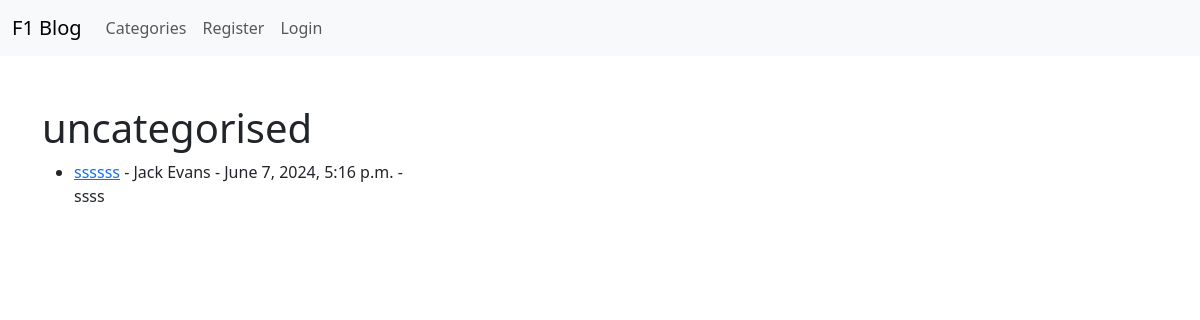
/category/6/, run on the app's committed database.
### blog/models.py (models this page shows, shortened)
class Category(models.Model):
    name = models.CharField(max_length=255, default="uncategorised")

class Post(models.Model):
    title = models.CharField(max_length=255)
    title_tag = models.CharField(max_length=255, default="F1 blog")
    author = models.ForeignKey(User, on_delete=models.CASCADE)
    body = models.TextField()
    timestamp = models.DateTimeField(auto_now_add=True)
    post_date = models.DateField(auto_now_add=True)
    category = models.ForeignKey(Category, on_delete=models.CASCADE)
    snippet = models.CharField(
        max_length=255,
    )

### blog/views.py (the view)
# urls.py: path("category/<int:pk>/", CategoryView, name="category"),
def CategoryView(request, pk):
    category_posts = Post.objects.filter(category=pk)
    category = Category.objects.get(pk=pk)
    return render(
        request,
        "categories.html",
        {"cats": category.name, "category_posts": category_posts},
    )

### blog/templates/categories.html (shortened to what this page needs)
{% extends 'base.html' %} {% block content %}<br />
{% if category_posts %}
<h1>{{ cats }}</h1>
<ul>
  {% for post in category_posts %}
  <li>
    <a href="{% url 'article-details' post.pk %}">{{ post.title }}</a> -
    {{post.author.first_name}} {{post.author.last_name}} - {{post.timestamp}} -
    <br />
    {{ post.body|slice:":200" }}
  </li>
  {% endfor %}
</ul>
{%else%}
<h2>This page does not exist</h2>
{% endif%}<br />
{% endblock%}

### data on the page
Category: name "uncategorised"
Post: title "ssssss", author.first_name "Jack", author.last_name "Evans", timestamp "June 7, 2024, 5:16 p.m.", body "ssss"
